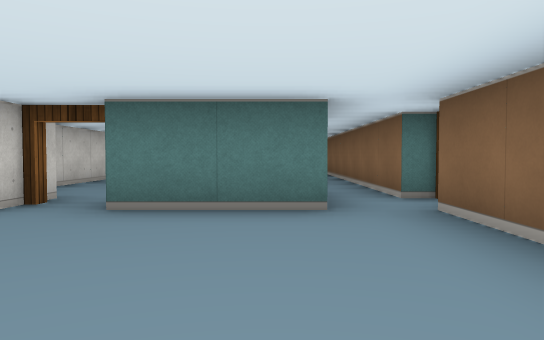
View 1 (above)

20 first-person views from a walk through a cub3D ray-caster map. The camera is about half as high as the walls, tilts 2° down and sees 70° across. The floor is counted in squares. Each view is taken from the middle of a square. On the plan, view 1 faces up. The plan holds only what a view shows up to about 9 squares ahead; the rest is blank.

View 2
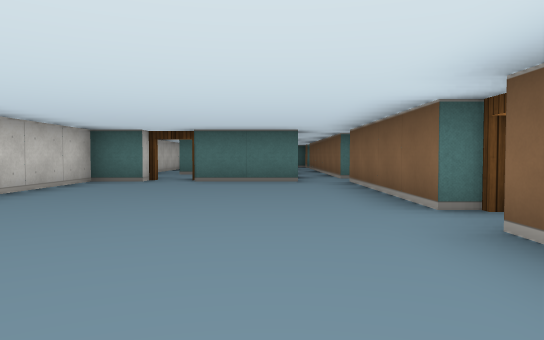

View 3
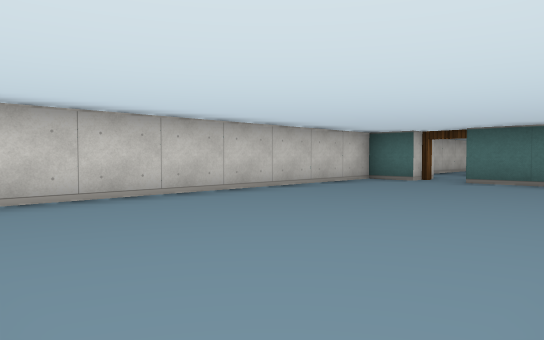

View 4
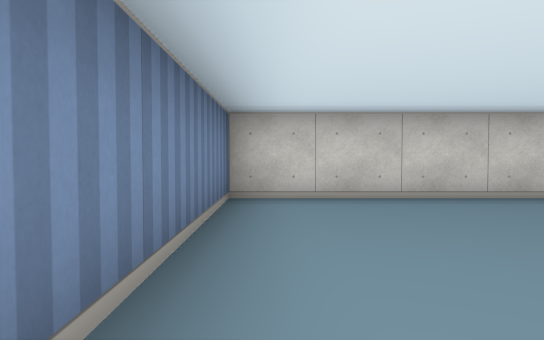

View 5
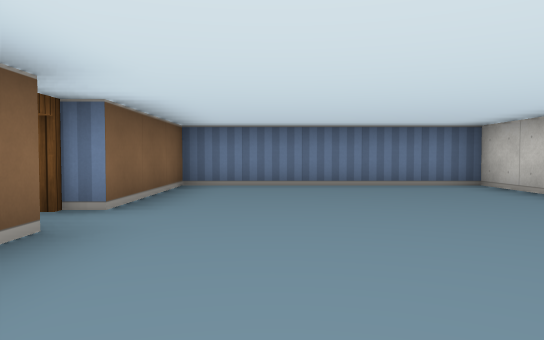

View 6
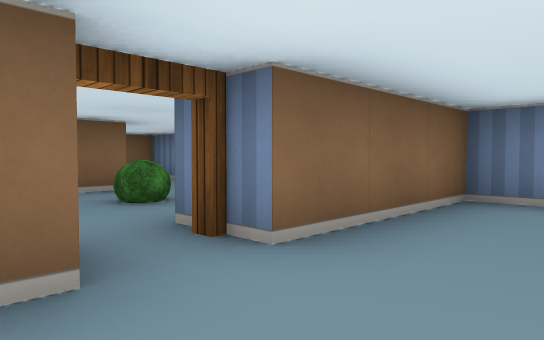

View 7
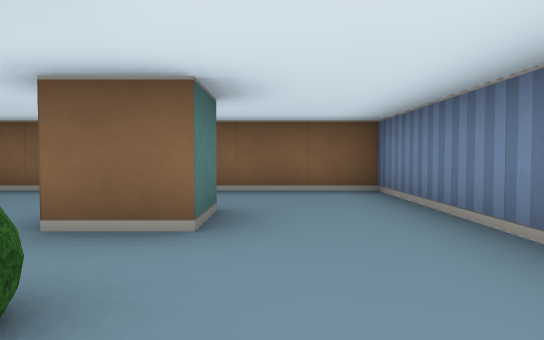

View 8
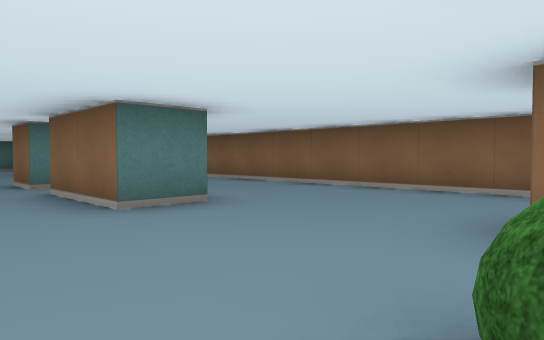

View 9
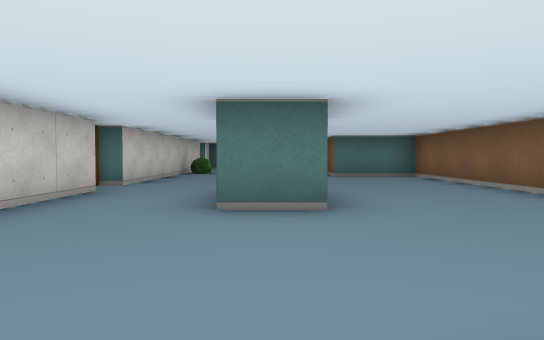

View 10
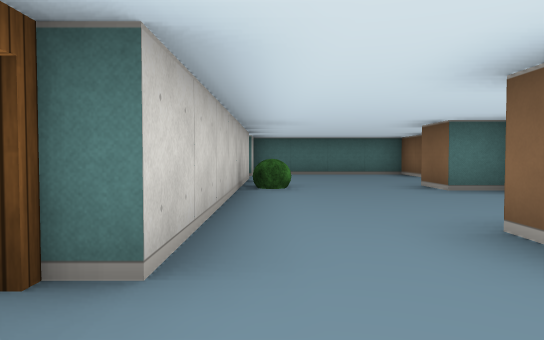

View 11
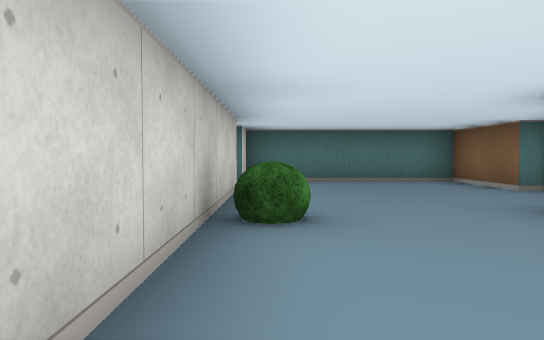

View 12
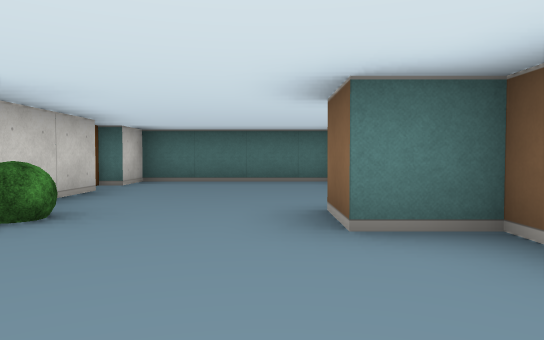

View 13
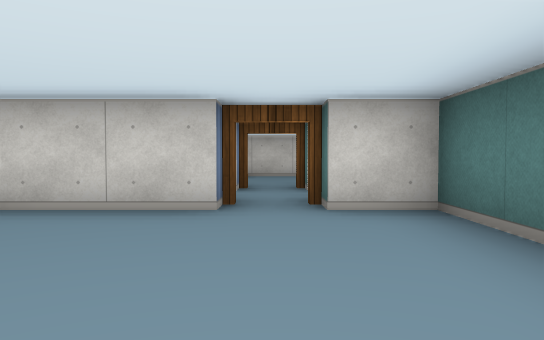

View 14
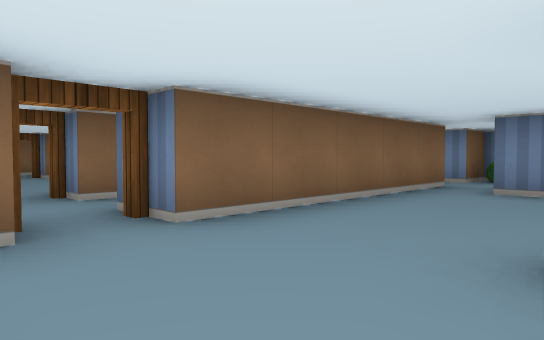

View 15
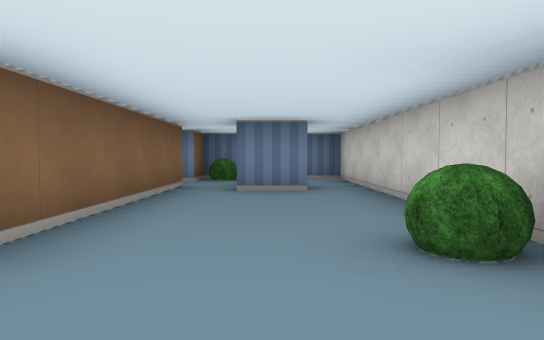

View 16
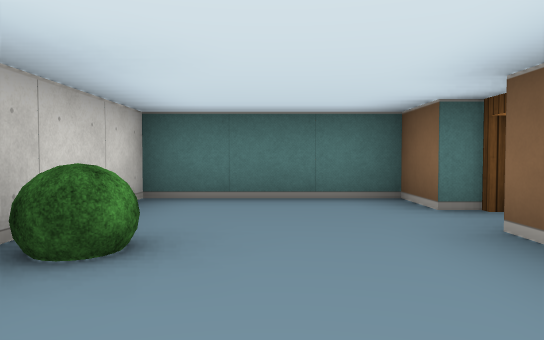

View 17
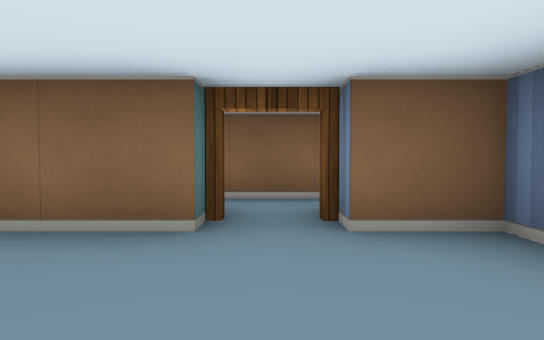

View 18
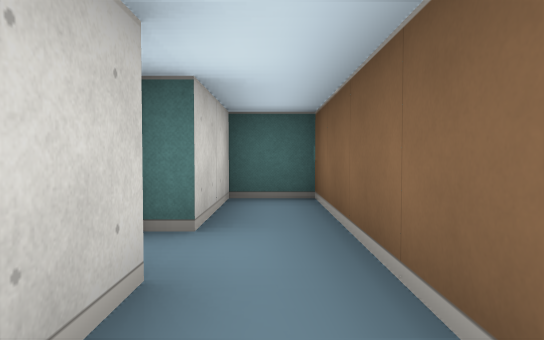

View 19
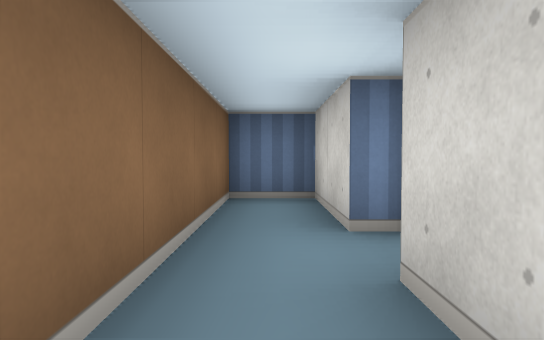

View 20
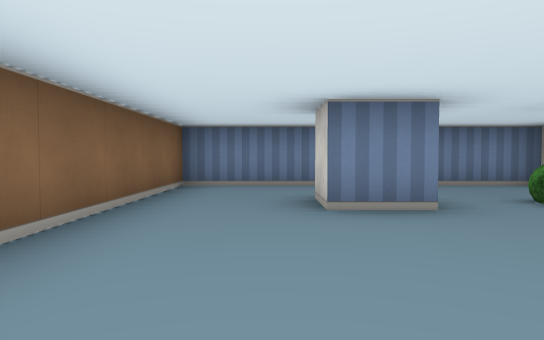

### Floor plan
Points are (right, up) in squares from view 1. A wall is a line through its corners. A room is listed if a view was taken in it or the views show most of it. See-through windows are left out.
Room 1 (views 1, 2, 3, 4, 5, 6)
walls: (1.5, -0.5) (1.5, 3.5); (-2.5, 3.5) (-3.5, 3.5) (-3.5, -4.5) (1.5, -4.5) (1.5, -1.5); (0.6, 3.5) (-1.5, 3.5); (1.5, 4.5) (1.5, 5.5)
ways out: open door at (2, -1) to room 2; open door at (2, 4) to room 2; open door at (-2, 4) to room 3; opening at (1, 4.5) to room 5
Room 2 (views 7, 8, 9, 10, 11, 12, 13, 17, 20)
walls: (4.5, 4.5) (4.5, 5.5); (2.5, 3.5) (2.5, 1.5); (5.6, 1.5) (4.5, 1.5) (4.5, 3.5); (6.6, 8.5) (5.5, 8.5) (5.5, 9.5); (5.5, -1.5) (6.5, -1.5) (6.5, -2.5) (5.5, -2.5) (5.5, -1.5); (6.5, 9.4) (6.5, 10.5); (6.5, 11.5) (6.5, 13.5) (2.5, 13.5) (2.5, 12.5); (2.5, 11.5) (2.5, 4.5); (2.4, -4.5) (8.5, -4.5) (8.5, 7.1)
ways out: open door at (2, -1) to room 1; open door at (2, 4) to room 1; open door at (7, 11) to room 4; open door at (2, 12) to room 5
objects: bush (3, 9); bush (4, -2)
Room 3 (views 14, 15, 16)
walls: (-2.6, 7.5) (-1.5, 7.5); (-0.5, 6.5) (-0.5, 11.5); (-0.5, 12.5) (-0.5, 13.5) (-3.5, 13.5) (-3.5, 4.5) (-2.8, 4.5); (-1.2, 4.5) (-0.5, 4.5) (-0.5, 5.5) (0, 5.5)
ways out: open door at (-2, 4) to room 1; opening at (0, 6) to room 5; open door at (0, 12) to room 5
objects: bush (-3, 11); bush (-1, 5)
Room 4 (views 18, 19)
walls: (7.5, 10.5) (7.5, 8.5) (8.5, 8.5) (8.5, 13.5) (7.5, 13.5) (7.5, 11.5)
ways out: open door at (7, 11) to room 2
Room 5 (no view inside)
walls: (1.5, 11) (1.5, 11.5); (1.5, 5.5) (1.5, 9)
ways out: opening at (1, 4.5) to room 1; open door at (2, 12) to room 2; opening at (0, 6) to room 3; open door at (0, 12) to room 3

Where each view was taken, in squares from view 1:
view 1: 0 up, 0 right, facing up
view 2: 4 down, 0 right, facing up
view 3: 4 down, 1 right, facing up-left
view 4: 4 down, 1 right, facing left
view 5: 2 up, 0 right, facing down
view 6: 0 up, 0 right, facing down-right
view 7: 3 down, 3 right, facing right
view 8: 2 down, 3 right, facing up-right
view 9: 2 down, 5 right, facing up
view 10: 3 up, 3 right, facing up
view 11: 6 up, 3 right, facing up
view 12: 6 up, 5 right, facing up
view 13: 12 up, 6 right, facing left
view 14: 13 up, 3 left, facing down-right
view 15: 13 up, 2 left, facing down
view 16: 9 up, 2 left, facing up
view 17: 11 up, 4 right, facing right
view 18: 9 up, 8 right, facing up
view 19: 13 up, 8 right, facing down
view 20: 2 up, 7 right, facing down
